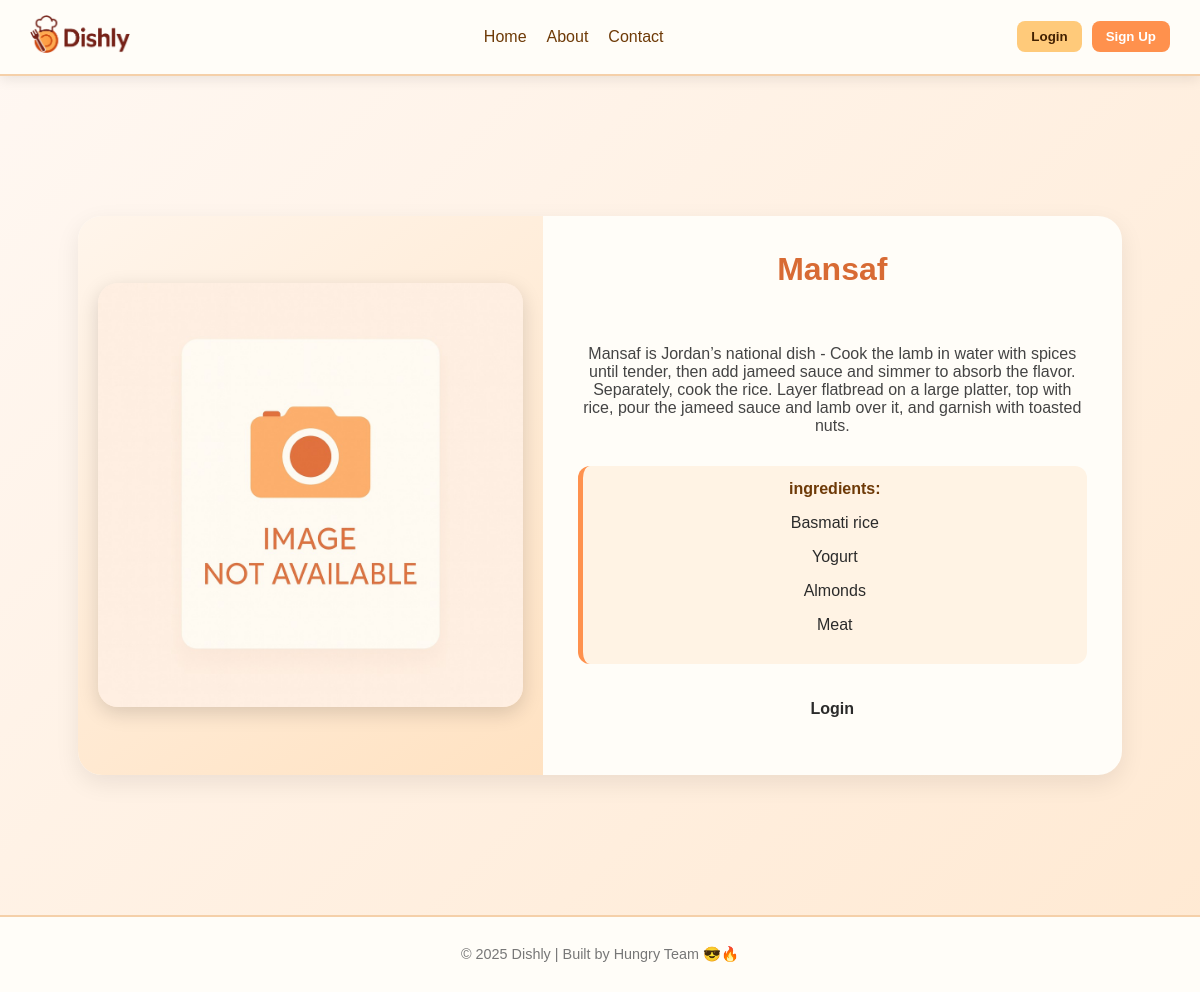
Page /recipes/27/ on the committed database.
### dishly_app/models.py (models this page shows, shortened)
class Recipe(models.Model):
    name = models.CharField(max_length=100)
    description = models.TextField(max_length=500)
    created_at = models.DateTimeField(auto_now_add=True)
    image_url = models.URLField(blank =True, max_length=500,  help_text="Paste a full recipe image https://URL")
    likes = models.ManyToManyField(User, related_name='liked_recipes', blank=True)
    user = models.ForeignKey(User, on_delete=models.CASCADE)
    category = models.CharField(
        max_length=2,
        choices=CATEGORIES,
        default=CATEGORIES[0][0]
    )
    ingredients = models.ManyToManyField(Ingredient, related_name="recipes")
    class Meta:
        ordering = ['-created_at']

class Ingredient(models.Model):
    name = models.CharField(max_length=100, unique=True)

### dishly_app/views.py (the view)
# urls.py: path('recipes/<int:pk>/', RecipeDetailView.as_view(), name= 'recipe-detail'),
class RecipeDetailView(DetailView):
    model = Recipe
    template_name = 'dishly_app/recipes/details.html'
    context_object_name = 'recipe'

### dishly_app/templates/dishly_app/recipes/details.html (shortened to what this page needs)
{% extends "base.html" %} {% load static %}
{% block content %}
<section class="recipe-showcase">
  <div class="showcase-container">
    <div class="showcase-image">
     {% if object.image_url %}
  <img
    src="{{ object.image_url }}"
    alt="{{ object.name }}image"
    class="img-fluid"
    onerror="this.onerror=null;this.src='{% static 'images/placeholder.png' %}';"
  >
{% else %}
  <img src="{% static 'images/placeholder.png' %}" alt="No image" class="img-fluid">
{% endif %}
    </div>
    <div class="showcase-content">
      <h2>{{recipe.name}}</h2>
      <p class="description">
       {{recipe.description}}
      </p>
      <div class="ingredients">
        <h4>ingredients:</h4>
         {% for ingredient in recipe.ingredients.all %}
              <p>{{ ingredient.name }}</p>
           {% empty %}
              <li>No ingredients listed.</li>
              {% endfor %}
      </div>
      <div class="actions">
      {% if not user.is_authenticated  %}
        <h4>Login</h4>
      {% elif user.is_authenticated and recipe.user == user %}
          <a href="{% url "recipe-update" recipe.id %}">  <button class="btn secondary">Edit Recipe</button> </a>
          <a href="{% url "recipe-delete" recipe.id %}">  <button class="btn secondary">Delete Recipe</button> </a>
      {% endif %}
       </div>
    </div>
  </div>
</section>
{% endblock content %}

### dishly_app/static/css/base.css (style rules this page uses)
body { font-family: 'Poppins', Arial, sans-serif; margin: 0; background: linear-gradient(135deg, #fff8f3, #ffe9d2); color: #2b2b2b; }
.recipe-showcase { width: 90%; max-width: 1100px; margin: 60px auto; background: #fffdf8; border-radius: 24px; box-shadow: 0 8px 24px rgba(0, 0, 0, 0.08); overflow: hidden; animation: fadeIn 0.7s ease-in; }
.showcase-container { display: flex; flex-wrap: wrap; align-items: stretch; justify-content: space-between; }
.showcase-image { flex: 1; min-width: 300px; max-width: 45%; display: flex; align-items: center; justify-content: center; background: linear-gradient(145deg, #fff5eb, #ffe2c2); padding: 20px; }
.showcase-image img { width: 100%; height: auto; max-height: 500px; object-fit: cover; border-radius: 20px; box-shadow: 0 6px 20px rgba(0, 0, 0, 0.15); transition: transform 0.4s ease, box-shadow 0.4s ease; }
.showcase-content { flex: 1.2; padding: 35px; display: flex; flex-direction: column; justify-content: flex-start; gap: 15px; min-width: 320px; }
.showcase-content h2 { color: #d86b34; font-size: 2em; font-weight: 700; margin-top: 0; text-align: center; }
.ingredients { background: #fff3e4; border-left: 5px solid #ff914d; padding: 14px 18px; border-radius: 12px; max-height: 250px; overflow-y: auto; }
.ingredients h4 { margin: 0 0 8px; color: #6e3a07; font-weight: 600; }
:root { --bg-grad-1:#fff8f3; --bg-grad-2:#ffe9d2; --cream:#fffdf8; --soft-cream:#fffaf5; --brand:#ff914d; --brand-700:#ff7a1f; --brand-200:#ffe0bb; --brand-250:#ffe7cf; --brand-300:#ffd6ad; --brand-400:#ffb38a; --brown:#6e3a07; --accent:#d86b34; --divider:#f5d0a9; --shadow:0 4px 12px rgba(0,0,0,0.08); }
body { background:linear-gradient(135deg,var(--bg-grad-1),var(--bg-grad-2)); color:#2b2b2b; }
.recipe-showcase { background:var(--cream); box-shadow:0 8px 24px rgba(0,0,0,0.08); }
.showcase-image { background:linear-gradient(145deg,#fff5eb,#ffe2c2); }
.showcase-content h2 { color:var(--accent); }
.ingredients { background:#fff3e4; border-left:5px solid var(--brand); }
.description { color:#444; }

### rows in the picture
Recipe: name "Mansaf", description "Mansaf is Jordan’s national dish - Cook the lamb in water with spices until tender, then add jameed sauce and simmer to absorb the flavor. Separately, cook the rice. Layer flatbread on a large platter, top with rice, pour the jameed sauce and lamb over it, and garnish with toasted nuts."
Ingredient: name "Basmati rice"
Ingredient: name "Yogurt"
Ingredient: name "Almonds"
Ingredient: name "Meat"
